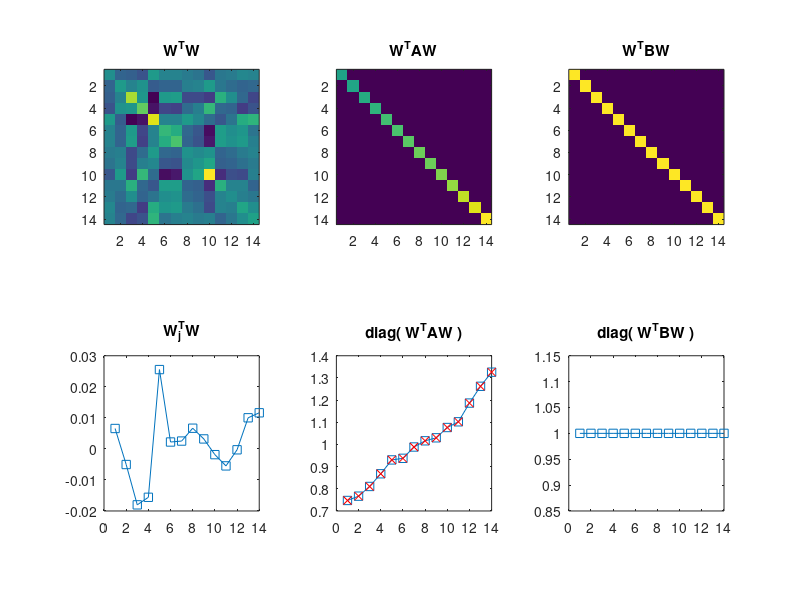

The MATLAB source for this figure:
%%
%     COURSE: Linear algebra: theory and implementation
%    SECTION: Quadratic form and definiteness
%      VIDEO: Quadratic form of generalized eigenvectors
% Instructor: sincxpress.com
% 
%%

% create two symmetric matrices
m = 14;
n = 1000;
A = bsxfun(@times,randn(m,n),cos(linspace(0,pi,m))');
A = A*A';

B = bsxfun(@times,randn(m,n),cos(linspace(0,pi,m))');
B = B*B';



% generalized eigendecomposition
[evecs,evals] = eig(A,B);


%%% some plotting
figure(5), clf

% W'W
subplot(231), imagesc(evecs'*evecs), axis square, title('W^TW')
tmp = evecs'*evecs;
subplot(234), plot(tmp(5,:),'s-'), axis square, title('W_j^TW')

% W'AW
subplot(232), imagesc(evecs'*A*evecs), axis square, title('W^TAW')
subplot(235), plot(diag(evecs'*A*evecs),'s-'), axis square, title('diag( W^TAW )')
hold on, plot(diag(evals),'rx')


% W'BW
subplot(233), imagesc(evecs'*B*evecs), axis square, title('W^TBW')
subplot(236), plot(diag(evecs'*B*evecs),'s-'), axis square, title('diag( W^TBW )')

%% done.
